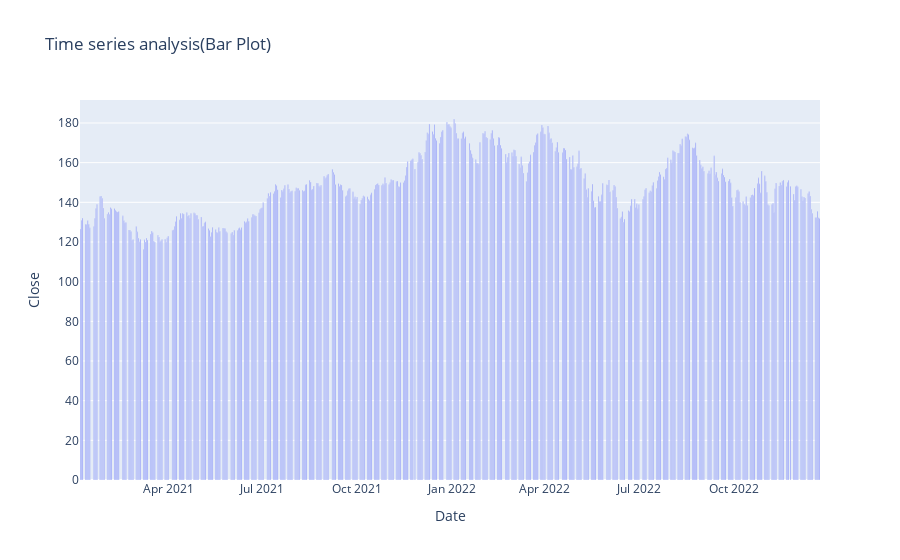

The notebook cell this image was saved under:
### Code cell
# barplot
figure = px.bar(data, x= data.index, y = "Close", title= "Time series analysis(Bar Plot)")
figure.show()

### Figure 1 — Plotly figure (JSON) as saved in the notebook; plotly's stock layout.template omitted (floating-point values rounded to 4 significant figures; data arrays with more than 128 entries replaced by an {"elided": "..."} marker saying what was removed)
{"data": [{"alignmentgroup": "True", "hovertemplate": "Date=%{x}<br>Close=%{y}<extra></extra>", "legendgroup": "", "marker": {"color": "#636efa", "pattern": {"shape": ""}}, "name": "", "offsetgroup": "", "orientation": "v", "showlegend": false, "textposition": "auto", "type": "bar", "x": {"elided": "497 str values"}, "xaxis": "x", "y": {"elided": "497 float values"}, "yaxis": "y"}], "layout": {"barmode": "relative", "legend": {"tracegroupgap": 0}, "title": {"text": "Time series analysis(Bar Plot)"}, "xaxis": {"anchor": "y", "domain": [0, 1], "title": {"text": "Date"}}, "yaxis": {"anchor": "x", "domain": [0, 1], "title": {"text": "Close"}}}}
